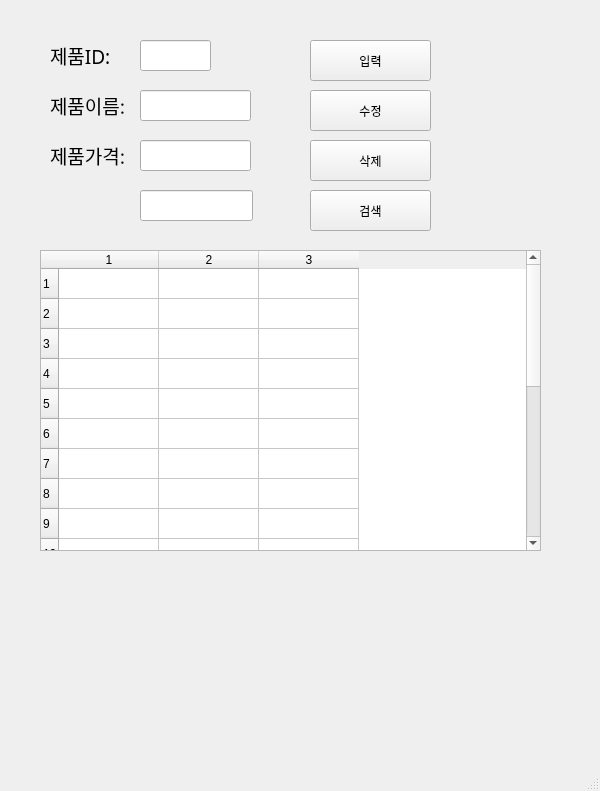
<?xml version="1.0" encoding="UTF-8"?>
<ui version="4.0">
 <class>MainWindow</class>
 <widget class="QMainWindow" name="MainWindow">
  <property name="geometry">
   <rect>
    <x>0</x>
    <y>0</y>
    <width>600</width>
    <height>791</height>
   </rect>
  </property>
  <property name="windowTitle">
   <string>MainWindow</string>
  </property>
  <widget class="QWidget" name="centralwidget">
   <widget class="QLabel" name="label">
    <property name="geometry">
     <rect>
      <x>50</x>
      <y>40</y>
      <width>81</width>
      <height>31</height>
     </rect>
    </property>
    <property name="font">
     <font>
      <family>맑은 고딕</family>
      <pointsize>14</pointsize>
     </font>
    </property>
    <property name="text">
     <string>제품ID:</string>
    </property>
   </widget>
   <widget class="QLabel" name="label_2">
    <property name="geometry">
     <rect>
      <x>50</x>
      <y>90</y>
      <width>81</width>
      <height>31</height>
     </rect>
    </property>
    <property name="font">
     <font>
      <family>맑은 고딕</family>
      <pointsize>14</pointsize>
     </font>
    </property>
    <property name="text">
     <string>제품이름:</string>
    </property>
   </widget>
   <widget class="QLabel" name="label_3">
    <property name="geometry">
     <rect>
      <x>50</x>
      <y>140</y>
      <width>81</width>
      <height>31</height>
     </rect>
    </property>
    <property name="font">
     <font>
      <family>맑은 고딕</family>
      <pointsize>14</pointsize>
     </font>
    </property>
    <property name="text">
     <string>제품가격:</string>
    </property>
   </widget>
   <widget class="QLineEdit" name="prodID">
    <property name="geometry">
     <rect>
      <x>140</x>
      <y>40</y>
      <width>71</width>
      <height>31</height>
     </rect>
    </property>
   </widget>
   <widget class="QLineEdit" name="prodName">
    <property name="geometry">
     <rect>
      <x>140</x>
      <y>90</y>
      <width>111</width>
      <height>31</height>
     </rect>
    </property>
   </widget>
   <widget class="QLineEdit" name="prodPrice">
    <property name="geometry">
     <rect>
      <x>140</x>
      <y>140</y>
      <width>111</width>
      <height>31</height>
     </rect>
    </property>
   </widget>
   <widget class="QPushButton" name="pushButton">
    <property name="geometry">
     <rect>
      <x>310</x>
      <y>40</y>
      <width>121</width>
      <height>41</height>
     </rect>
    </property>
    <property name="text">
     <string>입력</string>
    </property>
   </widget>
   <widget class="QPushButton" name="pushButton_2">
    <property name="geometry">
     <rect>
      <x>310</x>
      <y>90</y>
      <width>121</width>
      <height>41</height>
     </rect>
    </property>
    <property name="text">
     <string>수정</string>
    </property>
   </widget>
   <widget class="QPushButton" name="pushButton_3">
    <property name="geometry">
     <rect>
      <x>310</x>
      <y>140</y>
      <width>121</width>
      <height>41</height>
     </rect>
    </property>
    <property name="text">
     <string>삭제</string>
    </property>
   </widget>
   <widget class="QPushButton" name="pushButton_4">
    <property name="geometry">
     <rect>
      <x>310</x>
      <y>190</y>
      <width>121</width>
      <height>41</height>
     </rect>
    </property>
    <property name="text">
     <string>검색</string>
    </property>
   </widget>
   <widget class="QTableWidget" name="tableWidget">
    <property name="geometry">
     <rect>
      <x>40</x>
      <y>250</y>
      <width>501</width>
      <height>301</height>
     </rect>
    </property>
    <property name="rowCount">
     <number>20</number>
    </property>
    <property name="columnCount">
     <number>3</number>
    </property>
    <row/>
    <row/>
    <row/>
    <row/>
    <row/>
    <row/>
    <row/>
    <row/>
    <row/>
    <row/>
    <row/>
    <row/>
    <row/>
    <row/>
    <row/>
    <row/>
    <row/>
    <row/>
    <row/>
    <row/>
    <column/>
    <column/>
    <column/>
   </widget>
   <widget class="QLineEdit" name="lineEdit">
    <property name="geometry">
     <rect>
      <x>140</x>
      <y>190</y>
      <width>113</width>
      <height>31</height>
     </rect>
    </property>
   </widget>
  </widget>
  <widget class="QMenuBar" name="menubar">
   <property name="geometry">
    <rect>
     <x>0</x>
     <y>0</y>
     <width>600</width>
     <height>21</height>
    </rect>
   </property>
  </widget>
  <widget class="QStatusBar" name="statusbar"/>
 </widget>
 <resources/>
 <connections>
  <connection>
   <sender>pushButton</sender>
   <signal>clicked()</signal>
   <receiver>MainWindow</receiver>
   <slot>addProduct()</slot>
   <hints>
    <hint type="sourcelabel">
     <x>394</x>
     <y>72</y>
    </hint>
    <hint type="destinationlabel">
     <x>470</x>
     <y>95</y>
    </hint>
   </hints>
  </connection>
  <connection>
   <sender>pushButton_2</sender>
   <signal>clicked()</signal>
   <receiver>MainWindow</receiver>
   <slot>updateProduct()</slot>
   <hints>
    <hint type="sourcelabel">
     <x>418</x>
     <y>129</y>
    </hint>
    <hint type="destinationlabel">
     <x>470</x>
     <y>136</y>
    </hint>
   </hints>
  </connection>
  <connection>
   <sender>pushButton_3</sender>
   <signal>clicked()</signal>
   <receiver>MainWindow</receiver>
   <slot>removeProduct()</slot>
   <hints>
    <hint type="sourcelabel">
     <x>409</x>
     <y>175</y>
    </hint>
    <hint type="destinationlabel">
     <x>469</x>
     <y>183</y>
    </hint>
   </hints>
  </connection>
  <connection>
   <sender>pushButton_4</sender>
   <signal>clicked()</signal>
   <receiver>MainWindow</receiver>
   <slot>getProduct()</slot>
   <hints>
    <hint type="sourcelabel">
     <x>406</x>
     <y>219</y>
    </hint>
    <hint type="destinationlabel">
     <x>471</x>
     <y>229</y>
    </hint>
   </hints>
  </connection>
 </connections>
 <slots>
  <slot>addProduct()</slot>
  <slot>updateProduct()</slot>
  <slot>removeProduct()</slot>
  <slot>getProduct()</slot>
 </slots>
</ui>
